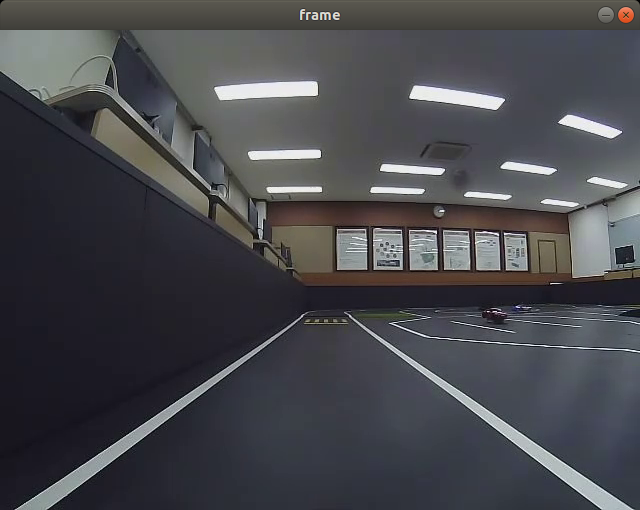
#> input picture image/1.png, 640 x 510 px
$ python -i 'line_drive(hough).py'   (imports and definitions only)   (Python 2 division)
#> lines starting #> are read from the running program, lines starting #| are printed output that depends on the picture; after the words box and inside, x2 and y2 are one past the last pixel; in counts of white or black regions, pixels touching at a corner belong together
#!/usr/bin/env python
# -*- coding: utf-8 -*-

# 필요한 import문 정의
import rospy
import numpy as np
import cv2, random, math, time

# 전역변수
Width = 640		# 원본 이미지의 Width
Height = 480		# 원본 이미지의 Height
Offset = 350		# lpos, rpos의 Y 좌표
Ofs_threshold = 30	# ROI 나눠줄 y 좌표 threshold
pre_lpos = 100		# 이전의 lpos
pre_rpos = 570		# 이전의 rpos


# draw rectangle
def draw_rectangle(img, lpos, rpos, offset=0):
    center = (lpos + rpos) / 2
    # 왼쪽 차선 표시 사각형
    cv2.rectangle(img, (lpos - 5, offset - 5),
                       (lpos + 5, offset + 5),
                       (0, 255, 0), 2)
    # 오른쪽 차선 표시 사각형
    cv2.rectangle(img, (rpos - 5, offset - 5),
                       (rpos + 5, offset + 5),
                       (0, 255, 0), 2)
    # 차선 가운데 지점 표시 사각형
    cv2.rectangle(img, (center - 5, offset - 5),
                       (center + 5, offset + 5),
                       (0, 255, 0), 2)
    # 화면 가운데 지점 표시 사각형
    cv2.rectangle(img, (Width/2 - 5, offset - 5),
                       (Width/2 + 5, offset + 5),
                       (0, 0, 255), 2)
    return img

# Gaussian Blur
def gaussain_blur(img, kernel_size, sigmaX=0):
    return cv2.GaussianBlur(img, (kernel_size, kernel_size), sigmaX)

# Canny Edge
def canny(img, low_threshold, high_threshold):
    return cv2.Canny(img, low_threshold, high_threshold)

# Hough Transform
def hough_transform(img, rst_img, rho, theta, threshold, minLineLength, maxLineGap):
    global Offset
    global Ofs_threshold

    roi_lines = cv2.HoughLinesP(img, rho, theta, threshold, minLineLength, maxLineGap)

    # ROI로 나눴기 때문에 offset만큼 y값 추가
    offset_temp = np.array([[[0, Offset-Ofs_threshold, 0, Offset-Ofs_threshold]]], np.int32)
    offset_lines = roi_lines + offset_temp

    # line 그리기(파란색)
    for line in offset_lines:
        cv2.line(rst_img, (line[0][0], line[0][1]), (line[0][2], line[0][3]), [255, 0, 0], 2)

    return offset_lines, rst_img

# lpos, rpos
def get_pos(lines):
    global Width, Offset
    global pre_lpos
    global pre_rpos

    slopes, slp_lines, poses = [], [], []
    lpos, rpos = 0, Width
    # lines 차원 축소
    lines = np.squeeze(lines)

    for line in lines:
        # line이 ndarray으로 나오지 않는 경우 continue
        if str(type(line)) != "<type 'numpy.ndarray'>":
            continue

        x1, y1, x2, y2 = line

        # 분모가 0이면 기울기는 0
        if x2-x1 == 0:
            slope = 0
        else:
            slope = float(y2-y1) / float(x2-x1)
        # y2-y1:x2-x1 = Offset-y1:pos-x1
        pos = (Offset - y1) * slope + x1

        slopes.append(slope)
        slp_lines.append(line)
        poses.append(pos)

    lpos_list, rpos_list = [], []

    for i in range(len(slopes)):
        slope = slopes[i]
        x1, y1, x2, y2 = slp_lines[i]

        # 기울기가 음수 & 중심 - 80(중앙선을 보지 않기 위해서) & 이전의 lpos와의 차가 30이 넘지 않는 poses[i]
        if (slope < 0) and (x2 < Width/2 - 80) and (abs(poses[i] - pre_lpos) < 30):
            #llines.append(slp_lines[i].tolist())
            lpos_list.append(poses[i])

        # 기울기가 양수 & 중심 + 80(중앙선을 보지 않기 위해서) & 이전의 rpos와의 차가 30이 넘지 않는 poses[i]
        elif (slope > 0) and (x1 > Width/2 + 80) and (abs(poses[i] - pre_rpos) < 30):
            #rlines.append(slp_lines[i].tolist()
            rpos_list.append(poses[i])

    lpos_list = np.array(lpos_list)
    rpos_list = np.array(rpos_list)

    # lpos_list의 원소 개수로 조건 지정
    if lpos_list is not None:
	if len(lpos_list) > 1:
            lpos = int((np.max(lpos_list) + np.min(lpos_list))/2)
        elif len(lpos_list) == 1:
            lpos = int((lpos_list[0] + pre_lpos)/2)
        elif len(lpos_list) == 0:
            lpos = 0

    # rpos_list의 원소 개수로 조건 지정
    if rpos_list is not None:
	if len(rpos_list) > 1:
    	    rpos = int((np.max(rpos_list) + np.min(rpos_list))/2)
        elif len(rpos_list) == 1:
            rpos = int((rpos_list[0]+pre_rpos)/2)
        elif len(rpos_list) == 0:
	    rpos = Width

    #print("base_value : {}, lpos_list : {}ls, final_value : {}".format(pre_lpos, lpos_list, lpos))
    #print("base_value : {}, rpos_list : {}, final_value : {}".format(pre_rpos, rpos_list, rpos))
    #print("----------")

    pre_lpos = lpos
    pre_rpos = rpos

    #print(lpos, rpos)
    return lpos, rpos

# You are to find "left and light position" of road lanes
def process_image(frame):
    global Offset
    global Ofs_threshold

    # ROI
    roi_img = frame[Offset-Ofs_threshold:Offset+Ofs_threshold, ]

    # 이진화
    gray_img = cv2.cvtColor(roi_img, cv2.COLOR_BGR2GRAY)

    # Gaussian Blur
    blur_img = gaussain_blur(gray_img, 5)

    # Canny Edge
    canny_img = canny(blur_img, 80, 100)

    # Hough Transform
    hough_img = frame.copy()
    lines, hough_img = hough_transform(canny_img, hough_img, rho=1, theta=np.pi/180, threshold=10, minLineLength=0, maxLineGap=0)

    # lpos, rpos
    lpos, rpos = get_pos(lines)

    # draw rectangle
    result_img = hough_img.copy()
    result_img = draw_rectangle(result_img, lpos, rpos, offset=Offset)

# [5 lines of commented-out code are left out]

    return (lpos, rpos), result_img

# draw_steer
def draw_steer(image, steer_angle):
    global Width, Height, arrow_pic

    arrow_pic = cv2.imread('steer_arrow.png', cv2.IMREAD_COLOR)

    origin_Height = arrow_pic.shape[0]
    origin_Width = arrow_pic.shape[1]
    steer_wheel_center = origin_Height * 0.74
    arrow_Height = Height/2
    arrow_Width = (arrow_Height * 462)/728

    matrix = cv2.getRotationMatrix2D((origin_Width/2, steer_wheel_center), (steer_angle) * 1.5, 0.7)
    arrow_pic = cv2.warpAffine(arrow_pic, matrix, (origin_Width+60, origin_Height))
    arrow_pic = cv2.resize(arrow_pic, dsize=(arrow_Width, arrow_Height), interpolation=cv2.INTER_AREA)

    gray_arrow = cv2.cvtColor(arrow_pic, cv2.COLOR_BGR2GRAY)
    _, mask = cv2.threshold(gray_arrow, 1, 255, cv2.THRESH_BINARY_INV)

    arrow_roi = image[arrow_Height: Height, (Width/2 - arrow_Width/2) : (Width/2 + arrow_Width/2)]
    arrow_roi = cv2.add(arrow_pic, arrow_roi, mask=mask)
    res = cv2.add(arrow_roi, arrow_pic)
    image[(Height - arrow_Height): Height, (Width/2 - arrow_Width/2): (Width/2 + arrow_Width/2)] = res

    cv2.imshow('steer', image)

# You are to publish "steer_anlge" following load lanes
# [18 lines not run here, left out]

>>> import cv2
>>> picture = cv2.imread('../../../image/1.png')
#> picture is the input picture: shape (510, 640, 3); mean B, G, R 76.9, 72.4, 71.9
>>> result = process_image(picture)
#> in process_image, `roi_img = frame[Offset-Ofs_threshold:Offset+Ofs_threshold, ]`:
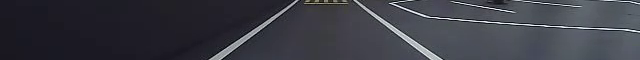
#> roi_img: shape (60, 640, 3); mean B, G, R 68.6, 60.1, 58.9
#> in gaussain_blur, `return cv2.GaussianBlur(img, (kernel_size, kernel_size), sigmaX)`:
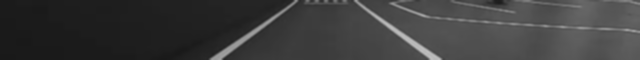
#> returned value: shape (60, 640); min 25, max 191, mean 60.7
#> in canny, `return cv2.Canny(img, low_threshold, high_threshold)`:
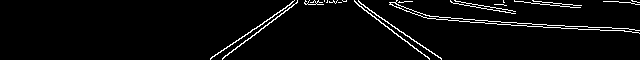
#> returned value: shape (60, 640); 3.8% white in thin lines or dots, all inside (x1, y1, x2, y2) = (210, 0, 640, 60)
#> in hough_transform, `roi_lines = cv2.HoughLinesP(img, rho, theta, threshold, minLineLength,..`: roi_lines = 158 rows, first 6: [501, 22, 506, 22], [497, 24, 526, 25], [510, 10, 512, 10], [539, 24, 546, 24], [612, 28, 628, 28], [319, 2, 322, 2]
#> in hough_transform, `offset_lines = roi_lines + offset_temp`: offset_lines = 158 rows, first 6: [501, 342, 506, 342], [497, 344, 526, 345], [510, 330, 512, 330], [539, 344, 546, 344], [612, 348, 628, 348], [319, 322, 322, 322]
#> the loop in hough_transform, `for line in offset_lines:` made 158 passes
#> in process_image, `lines, hough_img = hough_transform(canny_img, hough_img, rho=1, theta=..`: lines has the same summary as offset_lines in hough_transform
#> in get_pos, `lines = np.squeeze(lines)`: lines has the same summary as offset_lines in hough_transform
#> the loop in get_pos, `for line in lines:` made 158 passes
#> after the loop in get_pos, `for line in lines:`: poses = []
#> in get_pos, `lpos_list = np.array(lpos_list)`: lpos_list = empty array
#> in process_image, `lpos, rpos = get_pos(lines)`: lpos = 0; rpos = 640
#> in draw_rectangle, `center = (lpos + rpos) / 2`: center = 320
#> in draw_rectangle, `cv2.rectangle(img, (rpos - 5, offset - 5), (rpos + 5, offset + 5), (0,..`:
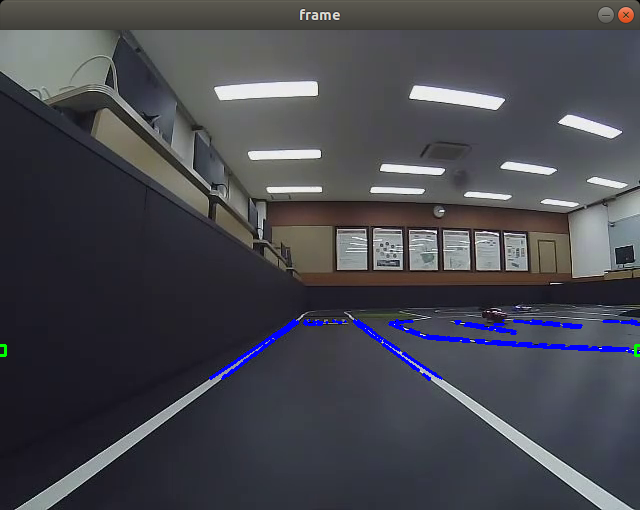
#> img: shape (510, 640, 3); mean B, G, R 78.4, 71.5, 70.9
#> in draw_rectangle, `cv2.rectangle(img, (center - 5, offset - 5), (center + 5, offset + 5),..`: img: shape (510, 640, 3); 0.04% of pixels changed, all inside (x1, y1, x2, y2) = (314, 344, 327, 357)
#> in draw_rectangle, `cv2.rectangle(img, (Width/2 - 5, offset - 5), (Width/2 + 5, offset + 5..`: img: shape (510, 640, 3); mean B, G, R 78.4, 71.4, 71

$ run again, on image/10.png
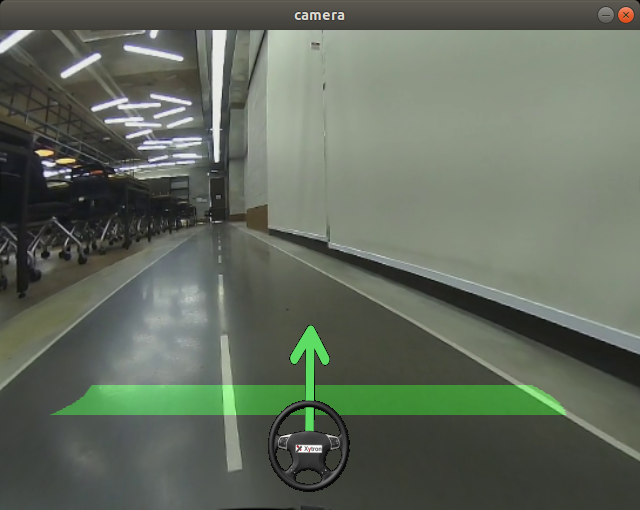
#> input picture image/10.png, 640 x 510 px
#> picture is the input picture: shape (510, 640, 3); mean B, G, R 93.9, 107.2, 98.7
#> in canny, `return cv2.Canny(img, low_threshold, high_threshold)`:
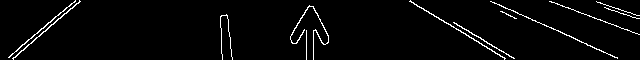
#> returned value: shape (60, 640); 3.1% white in thin lines or dots
#> roi_lines = 104 rows, first 6: [486, 46, 487, 47], [413, 3, 466, 34], [498, 4, 499, 4], [540, 23, 547, 26], [546, 25, 546, 25], [18, 48, 48, 23]
#> offset_lines = 104 rows, first 6: [486, 366, 487, 367], [413, 323, 466, 354], [498, 324, 499, 324], [540, 343, 547, 346], [546, 345, 546, 345], [18, 368, 48, 343]
#> the loop in hough_transform, `for line in offset_lines:` made 104 passes
#> in process_image, `lines, hough_img = hough_transform(canny_img, hough_img, rho=1, theta=..`: lines has the same summary as offset_lines in hough_transform
#> in get_pos, `lines = np.squeeze(lines)`: lines has the same summary as offset_lines in hough_transform
#> the loop in get_pos, `for line in lines:` made 104 passes
#> after the loop in get_pos, `for line in lines:`: poses = []
#> in get_pos, `lpos_list = np.array(lpos_list)`: lpos_list = empty array
#> lpos = 0; rpos = 640
#> center = 320
#> in draw_rectangle, `cv2.rectangle(img, (rpos - 5, offset - 5), (rpos + 5, offset + 5), (0,..`:
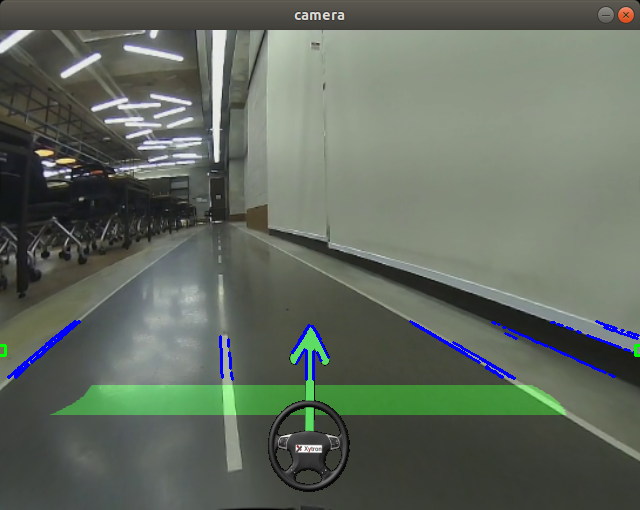
#> img: shape (510, 640, 3); mean B, G, R 95.1, 106.3, 97.9

$ run again, on image/11.png
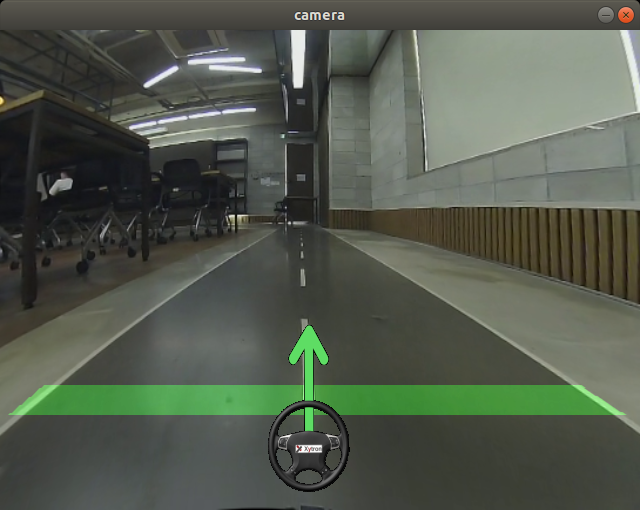
#> input picture image/11.png, 640 x 510 px
#> picture is the input picture: shape (510, 640, 3); mean B, G, R 77.3, 89.9, 82.7
#> in canny, `return cv2.Canny(img, low_threshold, high_threshold)`:
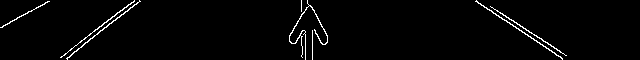
#> returned value: shape (60, 640); 2.2% white in thin lines or dots, all inside (x1, y1, x2, y2) = (0, 0, 567, 60)
#> roi_lines = 56 rows, first 6: [522, 27, 560, 51], [80, 47, 137, 2], [491, 11, 556, 54], [94, 31, 128, 4], [2, 26, 7, 23], [16, 18, 29, 11]
#> offset_lines = 56 rows, first 6: [522, 347, 560, 371], [80, 367, 137, 322], [491, 331, 556, 374], [94, 351, 128, 324], [2, 346, 7, 343], [16, 338, 29, 331]
#> the loop in hough_transform, `for line in offset_lines:` made 56 passes
#> in process_image, `lines, hough_img = hough_transform(canny_img, hough_img, rho=1, theta=..`: lines has the same summary as offset_lines in hough_transform
#> in get_pos, `lines = np.squeeze(lines)`: lines has the same summary as offset_lines in hough_transform
#> the loop in get_pos, `for line in lines:` made 56 passes
#> after the loop in get_pos, `for line in lines:`: poses = []
#> in get_pos, `lpos_list = np.array(lpos_list)`: lpos_list = empty array
#> lpos = 0; rpos = 640
#> center = 320
#> in draw_rectangle, `cv2.rectangle(img, (rpos - 5, offset - 5), (rpos + 5, offset + 5), (0,..`:
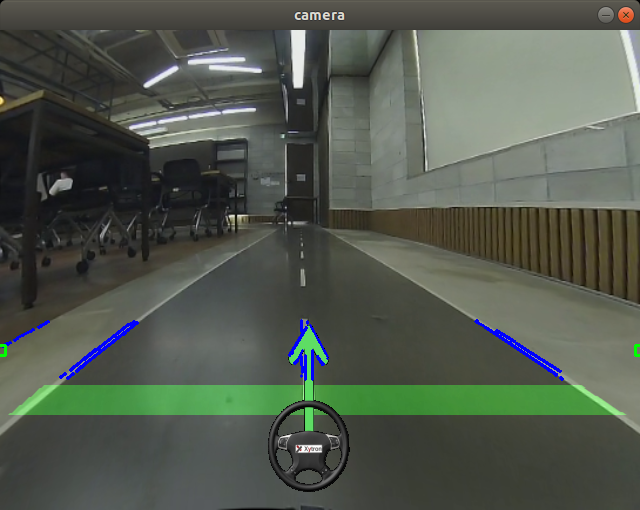
#> img: shape (510, 640, 3); mean B, G, R 78.3, 89.2, 82.1

$ run again, on image/12.png
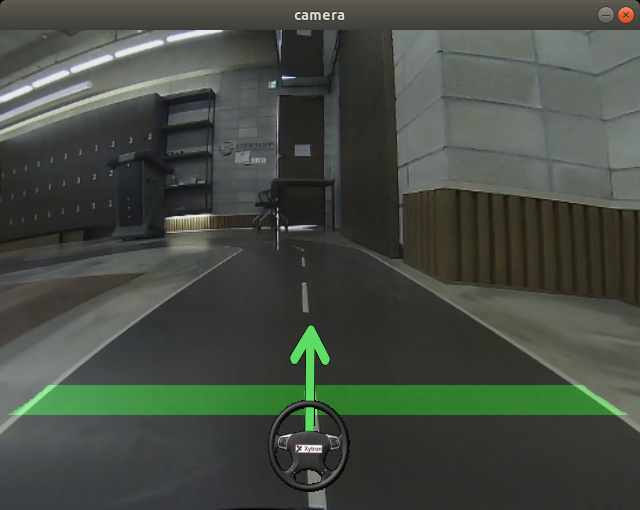
#> input picture image/12.png, 640 x 510 px
#> picture is the input picture: shape (510, 640, 3); mean B, G, R 67.1, 75.6, 69.2
#> in canny, `return cv2.Canny(img, low_threshold, high_threshold)`:
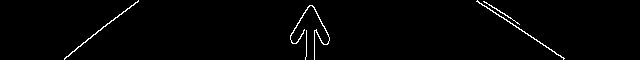
#> returned value: shape (60, 640); 1.5% white in thin lines or dots, all inside (x1, y1, x2, y2) = (64, 0, 565, 60)
#> roi_lines = 38 rows, first 6: [492, 10, 493, 11], [555, 53, 556, 54], [501, 16, 564, 58], [68, 55, 103, 27], [109, 22, 111, 20], [125, 11, 138, 0]
#> offset_lines = 38 rows, first 6: [492, 330, 493, 331], [555, 373, 556, 374], [501, 336, 564, 378], [68, 375, 103, 347], [109, 342, 111, 340], [125, 331, 138, 320]
#> the loop in hough_transform, `for line in offset_lines:` made 38 passes
#> in process_image, `lines, hough_img = hough_transform(canny_img, hough_img, rho=1, theta=..`: lines has the same summary as offset_lines in hough_transform
#> in get_pos, `lines = np.squeeze(lines)`: lines has the same summary as offset_lines in hough_transform
#> the loop in get_pos, `for line in lines:` made 38 passes
#> after the loop in get_pos, `for line in lines:`: poses = []
#> in get_pos, `lpos_list = np.array(lpos_list)`: lpos_list = empty array
#> lpos = 0; rpos = 640
#> center = 320
#> in draw_rectangle, `cv2.rectangle(img, (rpos - 5, offset - 5), (rpos + 5, offset + 5), (0,..`:
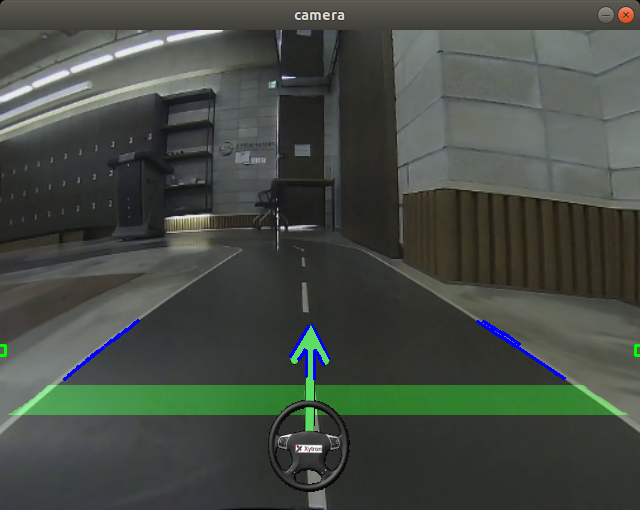
#> img: shape (510, 640, 3); mean B, G, R 67.7, 75.2, 68.8
